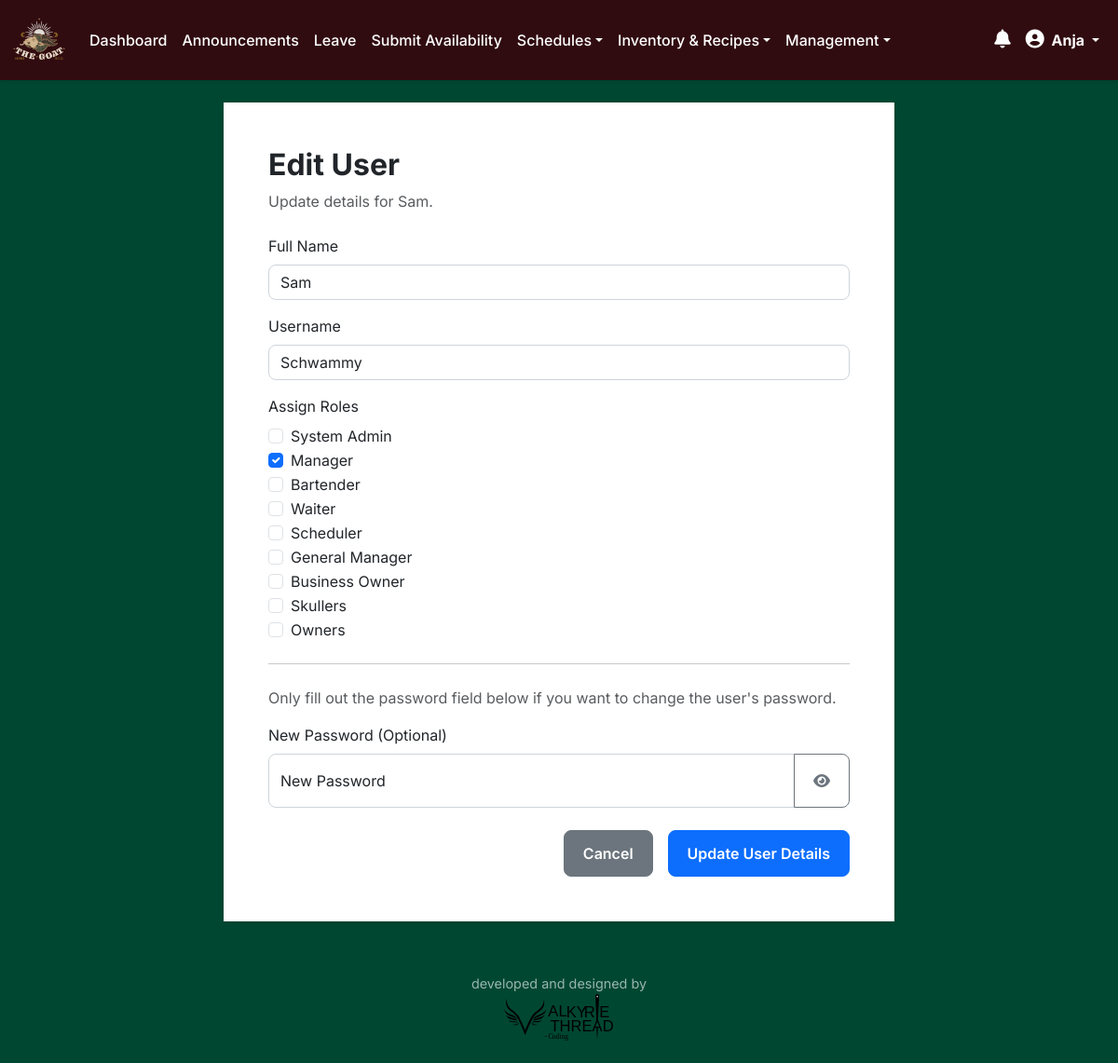
Page /users/edit/3 (signed in) on the committed database.
### app.py (models this page shows)
class User(db.Model, UserMixin):
    id = db.Column(db.Integer, primary_key=True)
    username = db.Column(db.String(20), unique=True, nullable=False)
    full_name = db.Column(db.String(100), nullable=False)
    password = db.Column(db.String(60), nullable=False)
    password_reset_requested = db.Column(db.Boolean, nullable=False, default=False)
    last_seen = db.Column(db.DateTime, default=datetime.utcnow)
    force_logout_requested = db.Column(db.Boolean, default=False)
    is_suspended = db.Column(db.Boolean, default=False, nullable=False)
    suspension_end_date = db.Column(db.Date, nullable=True)
    suspension_document_path = db.Column(db.String(255), nullable=True) # Path to the uploaded document
    roles = db.relationship('Role', secondary=user_roles, backref=db.backref('users', lazy='dynamic'))
    counts = db.relationship('Count', backref='user', lazy=True)
    announcements = db.relationship('Announcement', backref='user', lazy=True)
    seen_announcements = db.relationship('Announcement', secondary=announcement_view, back_populates='viewers', lazy='dynamic')
    @property
    def role_names(self):
        return [role.name for role in self.roles]
    def has_role(self, role_name):
        return role_name in self.role_names

class Role(db.Model):
    id = db.Column(db.Integer, primary_key=True)
    name = db.Column(db.String(50), unique=True, nullable=False)

### app.py (the view, shortened to what this page needs)
@app.route('/users/edit/<int:user_id>', methods=['GET', 'POST'])
@login_required
@role_required(['manager', 'general_manager', 'system_admin'])
def edit_user(user_id):
    if user_id == 1:
        if request.headers.get('X-Requested-With') == 'XMLHttpRequest':
            return jsonify({'status': 'danger', 'message': 'The root administrator account cannot be edited or suspended.'}), 403
        flash('The root administrator account cannot be edited or suspended.', 'danger')
        return redirect(url_for('manage_users'))
    user_to_edit = User.query.get_or_404(user_id)
    all_roles = Role.query.all()
    user_role_names = [role.name for role in user_to_edit.roles]
    is_limited_view = current_user.has_role('business_owner') and not (current_user.has_role('system_admin') or current_user.has_role('general_manager'))
    return render_template('edit_user.html',
                           user=user_to_edit,
                           all_roles=all_roles,
                           user_role_names=user_role_names,
                           is_limited_view=is_limited_view)

### app.py (called while the page is built, shortened)
@login_manager.user_loader
def load_user(user_id):
    return User.query.get(int(user_id))

def role_required(role_names):
    def wrapper(fn):
        @wraps(fn)
        def decorated_view(*args, **kwargs):
            if not current_user.is_authenticated or not any(role.name in role_names for role in current_user.roles):
                flash('Access Denied: You are not authorized to view this page.', 'danger')
                return redirect(url_for('dashboard'))
            return fn(*args, **kwargs)
        return decorated_view
    return wrapper

@app.before_request
def before_request_handler():
    if current_user.is_authenticated:
        db_changed = False
        if current_user.is_suspended and current_user.suspension_end_date and datetime.utcnow().date() > current_user.suspension_end_date:
            current_user.is_suspended = False
            current_user.suspension_end_date = None
            current_user.suspension_document_path = None # Clear document path on auto-reinstatement
            db_changed = True
            flash('Your suspension period has ended. Full access has been restored.', 'info')
        current_user.last_seen = datetime.utcnow()
        db_changed = True
        if db_changed:
            db.session.commit()

### templates/edit_user.html (shortened to what this page needs)
{% extends "base.html" %}
{% block content %}
<div class="container mt-4">
    <div class="row justify-content-center">
        <div class="col-lg-8">
            <div class="card shadow-sm">
                <div class="card-body p-4 p-md-5">
                    <h2 class="card-title mb-2">Edit User</h2>
                    <p class="text-muted mb-4">Update details for {{ user.full_name }}.</p>
                    <form action="{{ url_for('edit_user', user_id=user.id) }}" method="POST" enctype="multipart/form-data" id="edit-user-details-form">
                        <div class="mb-3">
                            <label for="full_name" class="form-label">Full Name</label>
                            <input type="text" id="full_name" name="full_name" class="form-control" value="{{ user.full_name }}" required {% if is_limited_view %}disabled{% endif %}>
                        </div>
                        <div class="mb-3">
                            <label for="username" class="form-label">Username</label>
                            <input type="text" id="username" name="username" class="form-control" value="{{ user.username }}" required {% if is_limited_view %}disabled{% endif %}>
                        </div>
                        <div class="mb-3">
                            <label class="form-label">Assign Roles</label>
                            {% for role in all_roles %}
                            <div class="form-check">
                                <input class="form-check-input" type="checkbox" name="roles" value="{{ role.name }}" id="role-{{ role.name }}"
                                       {% if role.name in user_role_names %}checked{% endif %}
                                       {% if is_limited_view and role.name not in ["bartender", "waiter", "skullers"] %}disabled{% endif %}>
                                <label class="form-check-label" for="role-{{ role.name }}">
                                    {{ role.name.replace('_', ' ').title() }}
                                </label>
                            </div>
                            {% endfor %}
                        </div>
                        {% if not is_limited_view %}
                        <hr class="my-4">
                        <p class="text-muted">Only fill out the password field below if you want to change the user's password.</p>
                        <div class="mb-3">
                            <label for="password" class="form-label">New Password (Optional)</label>
                            <div class="input-group">
                                <div class="form-floating flex-grow-1">
                                    <input type="password" id="password" name="password" class="form-control" placeholder="New Password">
                                    <label for="password">New Password</label>
                                </div>
                                <button class="btn btn-outline-secondary password-toggle-btn" type="button"><i class="fas fa-eye"></i></button>
                            </div>
                        </div>
                        {% endif %}
                        <div class="d-grid gap-2 d-md-flex justify-content-md-end mt-4">
                            <a href="{{ url_for('manage_users') }}" class="btn btn-secondary me-md-2">Cancel</a>
                            <button type="submit" class="btn btn-primary" {% if is_limited_view %}disabled{% endif %}>Update User Details</button>
                        </div>
                    </form>
                </div>
            </div>
        </div>
    </div>
</div>
{% endblock %}

### templates/base.html (shortened to what this page needs)
<!DOCTYPE html>
<html lang="en">
<head>
    <link href="https://cdn.jsdelivr.net/npm/bootstrap@5.3.0/dist/css/bootstrap.min.css" rel="stylesheet">
    <link rel="stylesheet" href="https://cdnjs.cloudflare.com/ajax/libs/font-awesome/6.4.0/css/all.min.css">
    <link href="{{ url_for('static', filename='styles.css') }}" rel="stylesheet">
</head>
<body class="d-flex flex-column min-vh-100">
    <nav class="navbar navbar-expand-lg navbar-dark custom-navbar">
        <div class="container-fluid">
            <a class="navbar-brand" href="{{ url_for('dashboard') }}">
                <img src="{{ url_for('static', filename='logo.avif') }}" alt="Inventory Logo" width="60" height="60">
            </a>
            <div class="collapse navbar-collapse" id="navbarNav">
                <ul class="navbar-nav me-auto">
                    {% if current_user.is_authenticated %}
                        <li class="nav-item"><a class="nav-link" href="{{ url_for('dashboard') }}">Dashboard</a></li>
                        {% if not current_user.has_role('scheduler') or current_user.has_role('system_admin') or current_user.has_role('general_manager') %}
                        <li class="nav-item"><a class="nav-link" href="{{ url_for('announcements') }}">Announcements</a></li>
                        {% endif %}
                        {% if not current_user.has_role('scheduler') or current_user.has_role('system_admin') or current_user.has_role('general_manager') %}
                        <li class="nav-item"><a class="nav-link" href="{{ url_for('leave_requests') }}">Leave</a></li>
                        {% endif %}
                        {% if current_user.has_role('bartender') or current_user.has_role('waiter') or current_user.has_role('skullers') or current_user.has_role('manager') or current_user.has_role('general_manager') or current_user.has_role('system_admin') %}
                            <li class="nav-item"><a class="nav-link" href="{{ url_for('submit_shifts') }}">Submit Availability</a></li>
                        {% endif %}
                        {% if current_user.has_role('bartender') or current_user.has_role('waiter') or current_user.has_role('skullers') or current_user.has_role('manager') or current_user.has_role('general_manager') or current_user.has_role('scheduler') or current_user.has_role('system_admin') %}
                            <li class="nav-item dropdown">
                                <a class="nav-link dropdown-toggle" href="#" id="scheduleViewDropdown" role="button" data-bs-toggle="dropdown" aria-expanded="false">Schedules</a>
                            </li>
                        {% endif %}
                        {% if current_user.has_role('bartender') or current_user.has_role('manager') or current_user.has_role('general_manager') or current_user.has_role('system_admin') %}
                        <li class="nav-item dropdown">
                            <a class="nav-link dropdown-toggle" href="#" id="inventoryDropdown" role="button" data-bs-toggle="dropdown" aria-expanded="false">Inventory & Recipes</a>
                        </li>
                        {% endif %}
                        {% set management_roles = ['manager', 'general_manager', 'scheduler', 'system_admin', 'business_owner'] %}
                        {% if management_roles | select('in', current_user.role_names) | list | length > 0 %}
                        <li class="nav-item dropdown">
                            <a class="nav-link dropdown-toggle" href="#" id="managementDropdown" role="button" data-bs-toggle="dropdown" aria-expanded="false">Management</a>
                        </li>
                        {% endif %}
                    {% endif %}
                </ul>
                <ul class="navbar-nav ms-auto align-items-center">
                    {% if current_user.is_authenticated %}
                        <li class="nav-item dropdown">
                            <a class="nav-link" href="#" role="button" id="notificationBell" data-bs-toggle="dropdown" aria-expanded="false">
                                <i class="fas fa-bell fs-5"></i>
                            </a>
                        </li>
                        <li class="nav-item dropdown">
                            <a class="nav-link dropdown-toggle active" href="#" role="button" data-bs-toggle="dropdown" aria-expanded="false">
                                <i class="fas fa-user-circle me-1 fs-5"></i> {{ current_user.full_name }}
                            </a>
                        </li>
                    {% endif %}
                </ul>
            </div>
        </div>
    </nav>
    <div class="wrapper flex-grow-1">
        <main class="container mt-4">
            {% block content %}{% endblock %}
        </main>
    </div>
    <footer class="app-footer">
        <div class="container">
            <p class="mb-0">developed and designed by</p><img src="{{ url_for('static', filename='Valkyrie_Logo.svg') }}" alt="code by Valkyrie Thread" height="50">
        </div>
    </footer>
    {% if current_user.is_authenticated %}
    <div class="toast-container position-fixed bottom-0 end-0 p-3"></div>
    {% endif %}
</body>
</html>

### static/styles.css (style rules this page uses)
html { box-sizing: border-box; }
*, *::before, *::after { box-sizing: inherit; }
body { background-color: rgb(0 71 49); font-family: 'Inter', sans-serif; color: #343a40; }
.custom-navbar { background-color: rgb(48, 12, 16) !important; box-shadow: 0 2px 4px rgba(0,0,0,0.1); position: sticky; top: 0; z-index: 1030; }
.custom-navbar .nav-link { color: white !important; font-weight: 500; transition: background-color 0.2s ease-in-out; }
.custom-navbar .nav-link.active { font-weight: bold; }
.card { border: none; border-radius: 0.75rem; transition: box-shadow 0.3s ease, transform 0.3s ease; }
.card-title { font-weight: 700; }
.card-body { background-color: white; }
.form-control, .form-select { border-radius: 0.5rem; border: 1px solid #ced4da; transition: border-color 0.2s ease, box-shadow 0.2s ease; }
.btn { border-radius: 0.5rem; font-weight: 600; padding: 0.75rem 1.25rem; transition: all 0.2s ease-in-out; }
.btn-primary { background-color: #0d6efd; border-color: #0d6efd; }
.app-footer { padding: 1.5rem 0; margin-top: 2rem; color: rgba(255, 255, 255, 0.6); text-align: center; font-size: 0.9rem; }

### rows in the picture
User: full_name "Anja"
User: full_name "Sam", username "Schwammy"
Role: name.replace "System Admin"
Role: name "☑", name.replace "Manager"
Role: name.replace "Bartender"
Role: name.replace "Waiter"
Role: name.replace "Scheduler"
Role: name.replace "General Manager"
Role: name.replace "Business Owner"
Role: name.replace "Skullers"
Role: name.replace "Owners"
